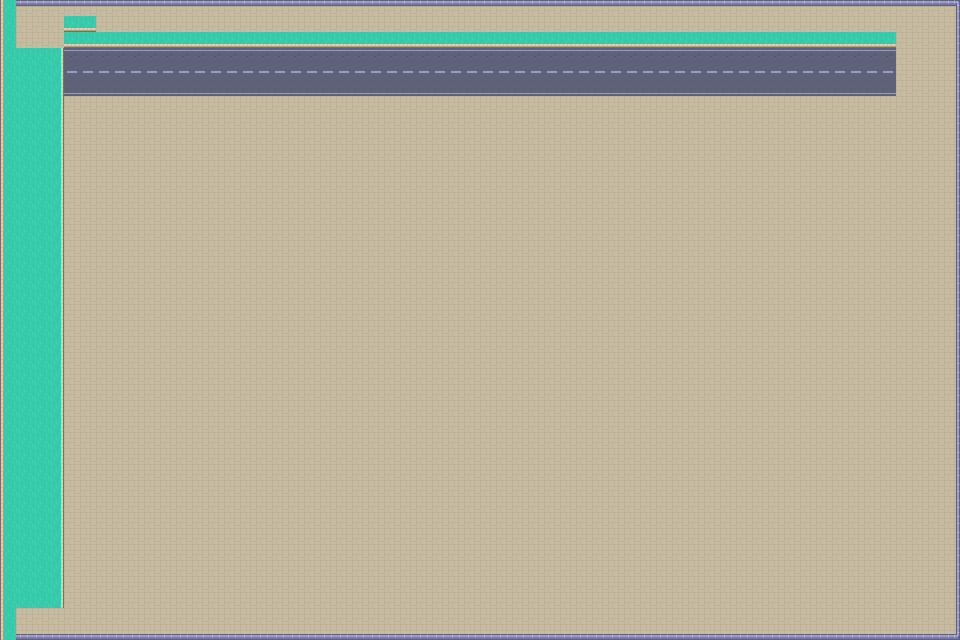

This is a level from a 2D game, rendered from its Tiled map with the project's own tilesets. A one-line summary and the map file follow, with tile-layer data summarised:
An orthogonal 60x40 tile map with 16x16 px tiles, 1 tile layer (sol).

<map version="1.10" tiledversion="1.12.2" orientation="orthogonal" renderorder="right-down" width="60" height="40" tilewidth="16" tileheight="16" infinite="0" nextlayerid="4" nextobjectid="1">
 <tileset firstgid="1" source="tuiles_packed.tsx" />
 <layer id="3" name="sol" width="60" height="40">
  <data>[2400 cells, 2400 non-empty, 13 distinct tile ids]</data>
 </layer>
</map>
